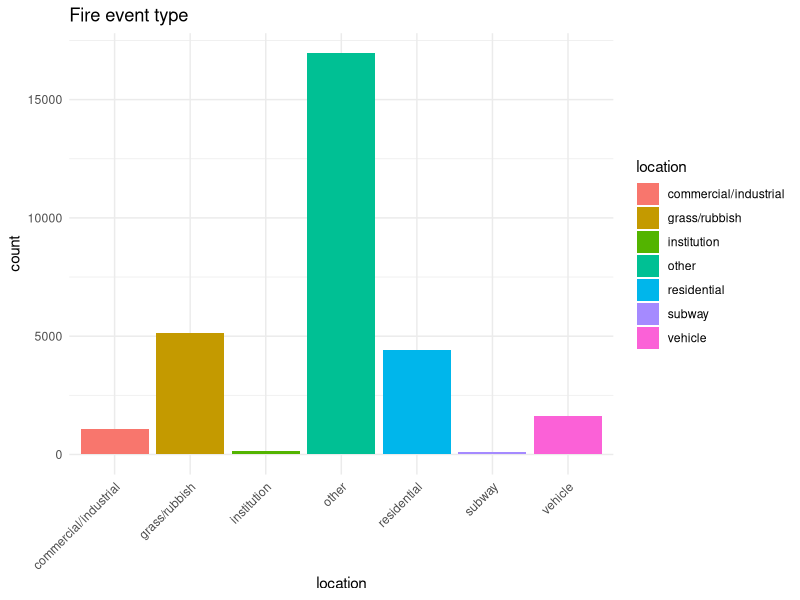
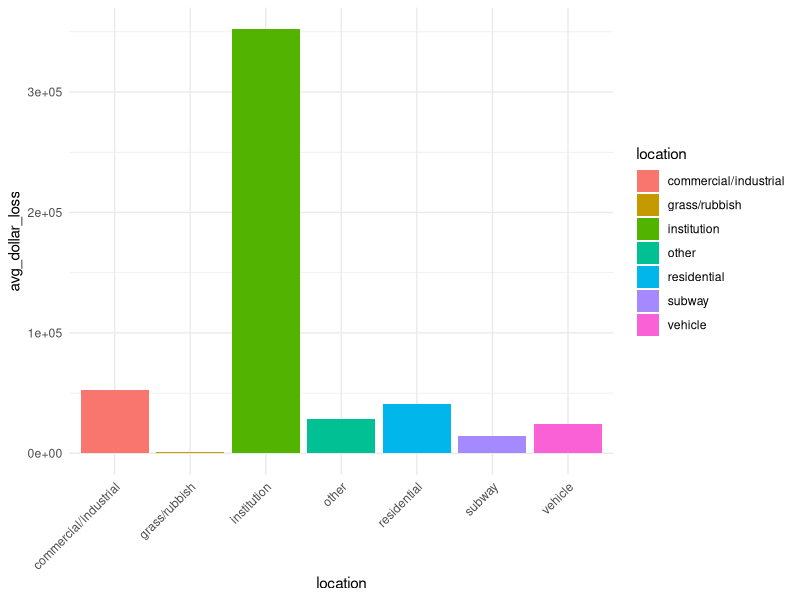

Generate these figures, in order, with R: (Note: this script raises an error after producing the figures.)
#### Preamble ####
# Purpose: Models... [...UPDATE THIS...]
# Author: Rohan Alexander [...UPDATE THIS...]
# Date: 11 February 2023 [...UPDATE THIS...]
# Contact: rohan.alexander@utoronto.ca [...UPDATE THIS...]
# License: MIT
# Pre-requisites: [...UPDATE THIS...]
# Any other information needed? [...UPDATE THIS...]


#### Workspace setup ####
library(tidyverse)
library(ggplot2)
library(dplyr)

#### Read data ####
fire_event_data <- read_csv("outputs/data/fire_event_data.csv")

### Model data ####

non_downtown_data <- fire_event_data %>%
  filter(is_downtown == 0)
downtown_data <- fire_event_data %>%
  filter(is_downtown == 1)

fire_event_costs <-
  select(fire_event_data, c("location", "estimated_dollar_loss")) %>%
  group_by(location) %>%
  summarise(avg_dollar_loss = mean(estimated_dollar_loss))

downtown_cost_data <-
  select(fire_event_data, c("location", "estimated_dollar_loss")) %>%
  group_by(location) %>%
  summarise(avg_dollar_loss = mean(estimated_dollar_loss))

dt_residential <-
  downtown_data %>%
  filter(location == "residential") |>
  mutate(ignition_source = ave(ignition_source, ignition_source, FUN = function(i) replace(i, length(i) < 3, "other")))

### GRAPHS ###

fire_event_count <-
  ggplot(fire_event_data, aes(location, fill = location)) +
  geom_bar() +
  labs(title = "Fire event type") +
  theme_minimal() +
  theme(
    axis.text.x = element_text(angle = 45, hjust = 1),  # Rotate x-axis labels
    legend.position = "right"
  )

print(fire_event_count)

fire_event_cost_graph <-
  ggplot(fire_event_costs, aes(x = location, y = avg_dollar_loss, fill = location)) +
  geom_col() +
  theme_minimal() +
  theme(
    axis.text.x = element_text(angle = 45, hjust = 1),  # Rotate x-axis labels
    legend.position = "right"
  )

print(fire_event_cost_graph)

non_downtown_count_graph <-
  ggplot(non_downtown_data, aes(location, fill = location)) +
  geom_bar() +
  labs(title = "Fire Location frequency - Downtown",
       x = "Location") +
  theme_minimal() +
  theme(
    axis.text.x = element_text(angle = 45, hjust = 1),  # Rotate x-axis labels
    legend.position = "right"
  )

downtown_count_graph <-
  ggplot(downtown_data, aes(location, fill = location)) +
  geom_bar() +
  labs(title = "Fire Location frequency - Downtown",
       x = "Location") +
  theme_minimal() +
  theme(
    axis.text.x = element_text(angle = 45, hjust = 1),  # Rotate x-axis labels
    legend.position = "right"  # Remove legend
  )

print(downtown_count_data)

downtown_cost_graph <-
  ggplot(downtown_cost_data, aes(x = location, y = avg_dollar_loss, fill = location)) +
  geom_col() +
  theme_minimal()


print(downtown_cost_graph)

dt_residential_cause <-
  ggplot(dt_residential, aes(x = ignition_source)) +
  geom_bar()

print(dt_residential_cause)
